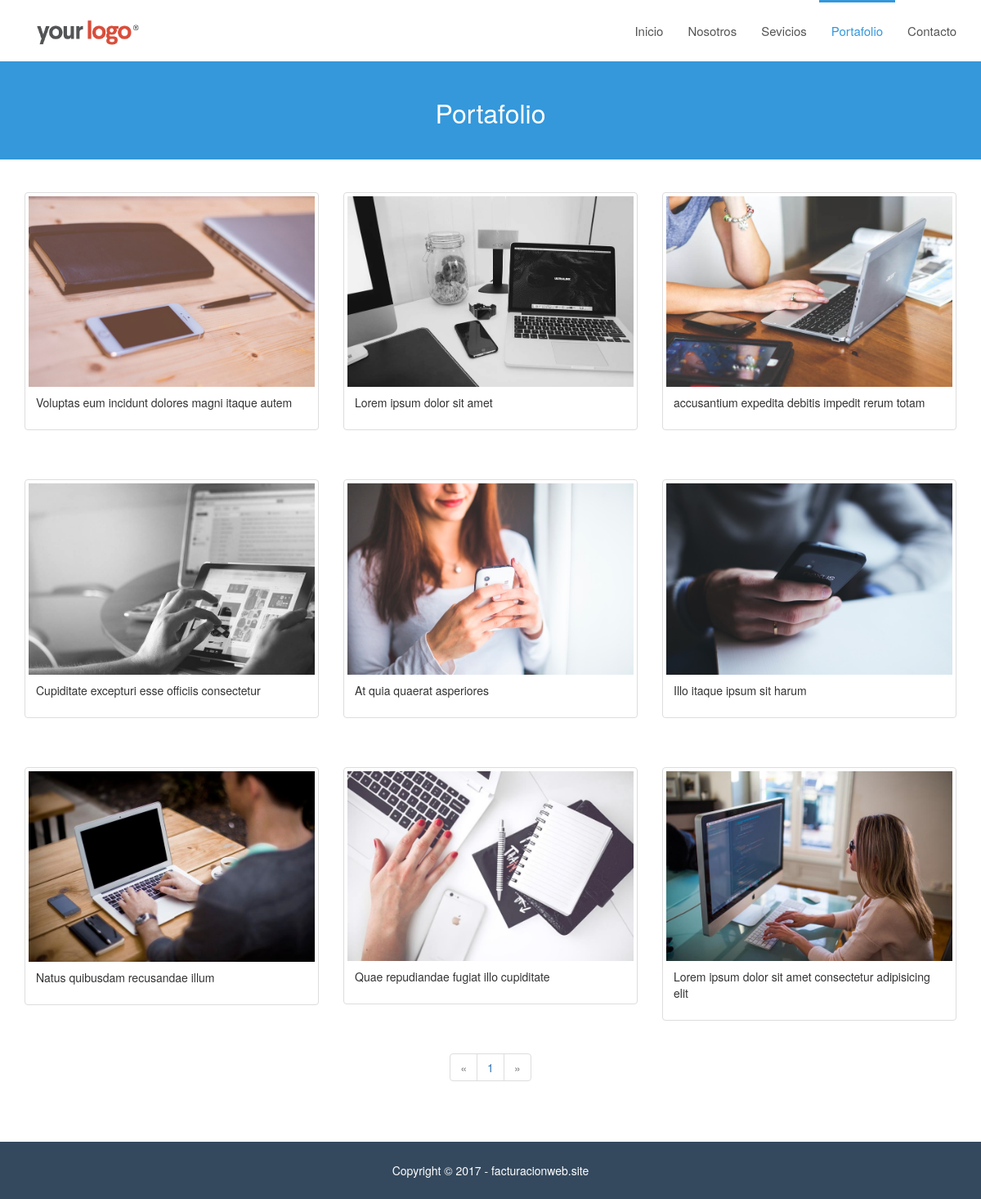
The app's page /portfolio with its own data.
### tables this page shows
CREATE TABLE `is_portfolio` (
  `portfolio_id` int(11) NOT NULL,
  `title` varchar(255) NOT NULL,
  `image` varchar(100) NOT NULL
);

### pages/portfolio/view.php (the view, shortened to what this page needs)
<div class="row">
    <div class="col-lg-12">
        <div class="row">
            <?php
            $limit = 9;
            $number_record = mysqli_query($mysqli, "SELECT * FROM is_portfolio")
                                                    or die('Se produjo un error en los datos para realizar consultas en la tabla: '.mysqli_error($mysqli));
            $number  = mysqli_num_rows($number_record);
            $pages = ceil($number / $limit);
            $page    = (isset($_GET['hal'])) ? (int)$_GET['hal'] : 1;
            $begin   = ($page - 1) * $limit;
            $query = mysqli_query($mysqli, "SELECT * FROM is_portfolio ORDER BY portfolio_id DESC LIMIT $begin, $limit")
                                            or die('Se produjo un error en los datos para realizar consultas en la tabla : '.mysqli_error($mysqli));
            while($data = mysqli_fetch_assoc($query)) {
            ?>
                <div class="col-sm-4 col-md-4">
                    <br><br>
                    <div class="thumbnail">
                        <a data-toggle="modal" class="open_modal" href="#" data-id="<?php echo $data['portfolio_id']; ?>">
                            <img src="images/portfolio/<?php echo $data['image']; ?>" alt="Portfolio">
                        </a>
                        <div class="caption">
                            <p><?php echo $data['title']; ?></p>
                        </div>
                    </div>
                </div>
            <?php
            }
            if (empty($_GET['hal'])) {
                $active_page = '1';
            } else {
                $active_page = $_GET['hal'];
            }
            ?>
            <br/>
            <div class="row text-center">
                <div class="col-lg-12">
                    <ul class="pagination">
                    <?php
                    if ($active_page<='1') { ?>
                        <li class="disabled">
                            <a href="">&laquo;</a>
                        </li>
                    <?php
                    } else { ?>
                        <li>
                            <a href="page-<?php echo $page -1 ?>">&laquo;</a>
                        </li>
                    <?php
                    }
                    ?>
                    <?php
                    for($x=1; $x<=$pages; $x++) { ?>
                        <li class="">
                            <a href="page-<?php echo $x ?>"><?php echo $x ?></a>
                        </li>
                    <?php
                    }
                    ?>
                    <?php
                    if ($active_page>=$pages) { ?>
                        <li class="disabled">
                            <a href="">&raquo;</a>
                        </li>
                    <?php
                    } else { ?>
                        <li>
                            <a href="page-<?php echo $page +1 ?>">&raquo;</a>
                        </li>
                    <?php
                    }
                    ?>
                    </ul>
                </div>
            </div>
        </div>
    </div>
</div>

### assets/css/modern-business.css (style rules this page uses)
html, body { height: 100%; }
body { padding-top: 50px; }

### assets/css/style.css (style rules this page uses)
body { font-family: "Helvetica Neue", Helvetica, Arial, sans-serif; font-size: 14px; line-height: 1.42857143; color: #555; background-color: #fff; }
a { color: #3498db; text-decoration: none; }

### records on screen
is_portfolio: image (picture), title "Voluptas eum incidunt dolores magni itaque autem"
is_portfolio: image (picture), title "Lorem ipsum dolor sit amet"
is_portfolio: image (picture), title "accusantium expedita debitis impedit rerum totam"
is_portfolio: image (picture), title "Cupiditate excepturi esse officiis consectetur"
is_portfolio: image (picture), title "At quia quaerat asperiores"
is_portfolio: image (picture), title "Illo itaque ipsum sit harum"
is_portfolio: image (picture), title "Natus quibusdam recusandae illum"
is_portfolio: image (picture), title "Quae repudiandae fugiat illo cupiditate"
is_portfolio: image (picture), title "Lorem ipsum dolor sit amet consectetur adipisicing elit"
